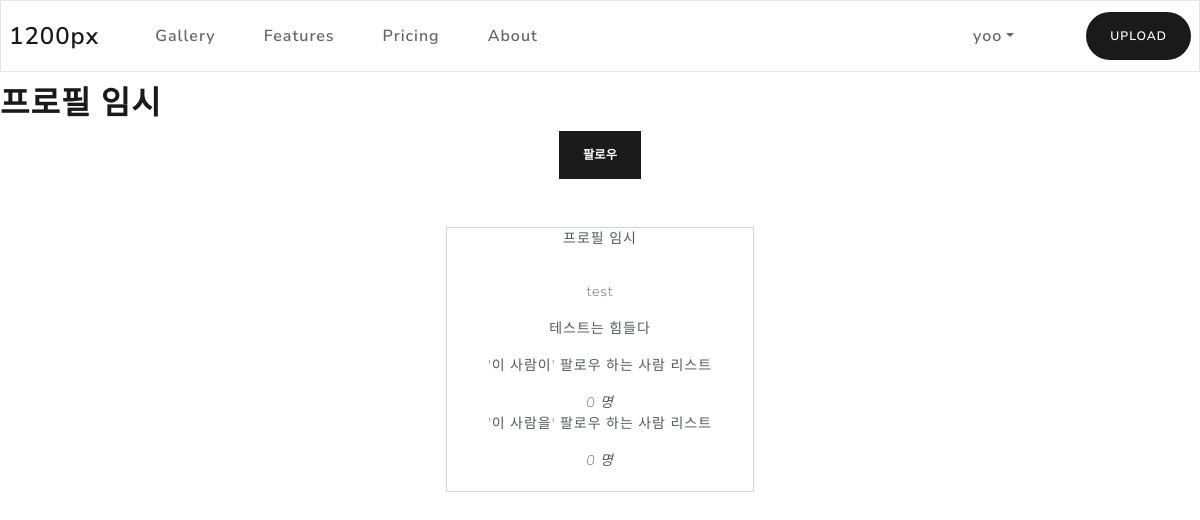
The app's page /user/test/ (signed in) with its own data.
### users/models.py (models this page shows, shortened)
class User(AbstractBaseUser):
    email = models.EmailField(verbose_name='email',
                              max_length=255, unique=True)
    username = models.CharField(
        verbose_name='username', max_length=20, unique=True)
    date_joined = models.DateField(default=timezone.now)
    last_login = models.DateField(auto_now=True)
    following = models.ManyToManyField('self', symmetrical=False, related_name='followers')
    is_admin = models.BooleanField(default=False)
    is_active = models.BooleanField(default=True)
    objects = CustomUserManager()
    USERNAME_FIELD = 'email'
    REQUIRED_FIELDS = ['username', ]
    def __str__(self):
        return self.username
    def total_following(self):
        return self.following.count()
    def total_followers(self):
        return self.followers.count()

class Profile(models.Model):
    user = models.OneToOneField(User, on_delete=models.CASCADE)
    profile_image = models.ImageField(
        blank=True, null=True, default='profile/default_profile.jpg', upload_to=user_directory_path)
    state_message = models.CharField(max_length=100, blank=True)
    intro = models.TextField(blank=True)

### users/views.py (the view)
# urls.py: path('<str:username>/',views.ProfileView.as_view(), name='profile'),
class ProfileView(DetailView):
    model = Profile
    template_name = "profile.html"
    def get_object(self):
        return get_object_or_404(Profile, user__username=self.kwargs['username'])
    def get_context_data(self, *args, **kwargs):
        object = self.get_object()
        context = super().get_context_data(*args, **kwargs)
        total_followers = object.user.total_followers()
        total_following = object.user.total_following()
        is_follow = True if self.request.user.following.filter(id = object.user.id).exists() else False
        context['total_followers'] = total_followers
        context['total_following'] = total_following
        context['is_follow'] = is_follow
        return context

### users/templates/profile.html (shortened to what this page needs)
{% extends "base.html" %}
{% block contents %}
<h1>프로필 임시</h1>
{% if request.user.is_authenticated and request.user != object.user %}
<div class="text-center">
    {% if is_follow %}
    <form method="POST" action="{% url 'follow' %}">
        {% csrf_token %}
        <input type="hidden" name='follow_to' , value="{{ object.user }}">
        <button type="submit" class="btn btn-primary">언팔로우</button>
    </form>
    {% else %}
    <form method="POST" action="{% url 'follow' %}">
        <button type="submit" class="btn btn-primary">팔로우</button>
    </form>
    {% endif %}
<div>
{% endif%}
        <div class="row justify-content-md-center mt-5">
            <div class="card border-secondary col-md-3">
                <div class="card-title">
                    프로필 임시
                </div>
                <div class="card-body">
                    <p> {{ object.user }} </p>
                    <p> {{ object.state_message }}</p>
                    <p> '이 사람이' 팔로우 하는 사람 리스트 </p>
                    <i>{{ total_following }} 명</i>
                    <br>
                    <p> '이 사람을' 팔로우 하는 사람 리스트 </p>
                    <i>{{ total_followers }} 명</i>
                </div>
            </div>
        </div>
        {% endblock %}

### templates/base.html (shortened to what this page needs)
<html>
<head>
  <link rel="stylesheet" href="/static/bootstrap.min.css" />
</head>
<body>
  <nav class="navbar navbar-expand-lg navbar-light bg-light fixed-top">
    <a class="navbar-brand" href="#">1200px</a>
    <div class="collapse navbar-collapse" id="navbarColor03">
      <ul class="navbar-nav mr-auto ml-3">
        <li class="nav-item">
          <a class="nav-link" href="/gallery">Gallery
          </a>
        </li>
        <li class="nav-item">
          <a class="nav-link" href="#">Features</a>
        </li>
        <li class="nav-item">
          <a class="nav-link" href="#">Pricing</a>
        </li>
        <li class="nav-item">
          <a class="nav-link" href="#">About</a>
        </li>
      </ul>
      <ul class='navbar-nav ml-3'>
        {%if user.is_authenticated %}
        <li class="nav-item dropdown">
          <a class="nav-link dropdown-toggle" data-toggle="dropdown" href="#" role="button" aria-haspopup="true"
            aria-expanded="false">{{ user.username }}</a>
        <li class="nav-item ml-auto mr-auto">
          <a class="btn btn-primary rounded-pill" href="/gallery/upload"> UPLOAD </a>
        </li>
        </li>
        {% endif %}
      </ul>
    </div>
  </nav>
  <div class='mt-6'>
    {% block contents %}
    {% endblock %}
  </div>
</body>
</html>

### records on screen
User: username "yoo"
Profile: user "test", state_message "테스트는 힘들다"

### other values on screen
{{ total_following }} "0"
{{ total_followers }} "0"
